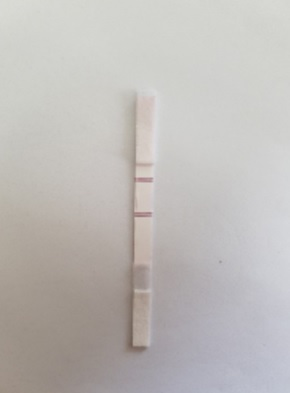
%> input picture editimage/samplepad.jpg, 290 x 393 px
$ octave test.m   (GNU Octave 9; MATLAB toolbox functions it lacks are replaced by stand-ins)
%> lines starting %> are read from the running program, lines starting %| are printed output that depends on the picture; in (x1, y1, x2, y2) boxes, pixels count from 0 and x2, y2 are one past the last pixel; in counts of white or black regions, pixels touching at a corner belong together; the program's own positions count from 1
clc
clear all
addpath(genpath(pwd));
I=imread('samplepad.jpg');
%> I is the input picture: size 393x290x3 uint8; mean R, G, B 190.7, 187.3, 184.8
% [5 lines of commented-out code are left out]
I1=double(I(:,:, 1));
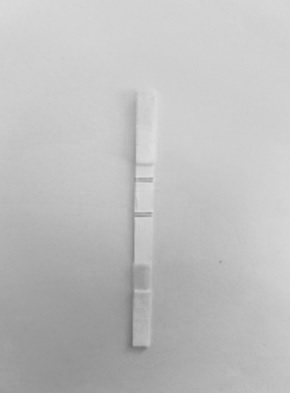
%> I1: size 393x290 double; min 109, max 222, mean 190.7
I2=double(I(:,:, 2));
I3=I(:,:, 3);
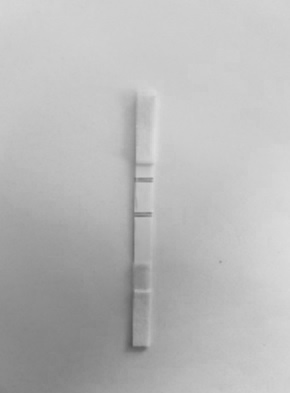
%> I3: size 393x290 uint8; min 82, max 221, mean 184.8


[r, c]=size(I);
%> r = 393; c = 870
c=c/3;
%> c = 290

I_ratio=zeros(r, c);
I_ratio2=zeros(r, c);
for i=1:r
    for j=1:c
            I_ratio(i, j)=double(I1(i, j)./I2(i, j));
    end
end
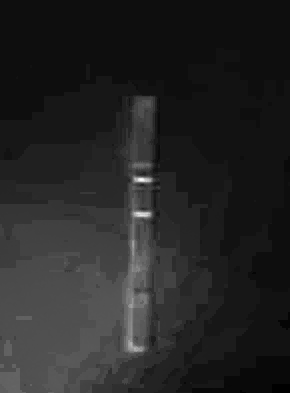
%> I_ratio: size 393x290 double; min 0.979, max 1.27, mean 1.02; drawn with min black and max white

 T = graythresh(I_ratio)
%> T = 0.996
% T=multithresh(I)
% T=1.13;
for i=1:r
    for j=1:c
            I_ratio2(i, j)=I_ratio(i, j)>T;
    end
end
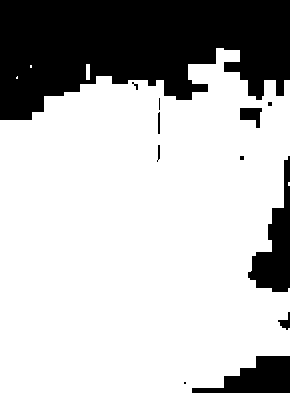
%> I_ratio2: size 393x290 double; values 0 (black) and 1 (white), 73.1% white; 12 black regions (4 under 20 px), largest, box (x1, y1, x2, y2) and area: (0, 0, 290, 120) 25437, (248, 156, 290, 292) 2557, (192, 356, 290, 393) 2090
imshow(I_ratio2(:, :, 1), []);
% [8 lines of commented-out code are left out]

$ run again, with editimage/100pgimagej.JPG copied over editimage/samplepad.jpg
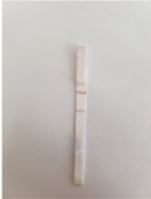
%> input picture editimage/100pgimagej.JPG, 151 x 199 px
%> I is the input picture: size 199x151x3 uint8; mean R, G, B 194.5, 189.2, 185.1
%> after the loop `for i=1:r`:
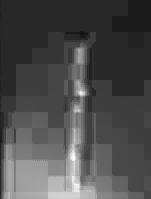
%> I_ratio: size 199x151 double; min 0.976, max 1.16, mean 1.03; drawn with min black and max white
%> T = 0.996
%> after the loop `for i=1:r`:
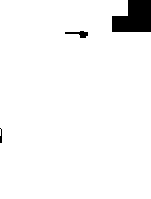
%> I_ratio2: size 199x151 double; values 0 (black) and 1 (white), 96.4% white; 3 black regions, box (x1, y1, x2, y2) and area: (112, 0, 151, 32) 992, (65, 31, 88, 38) 79, (0, 128, 2, 143) 22
